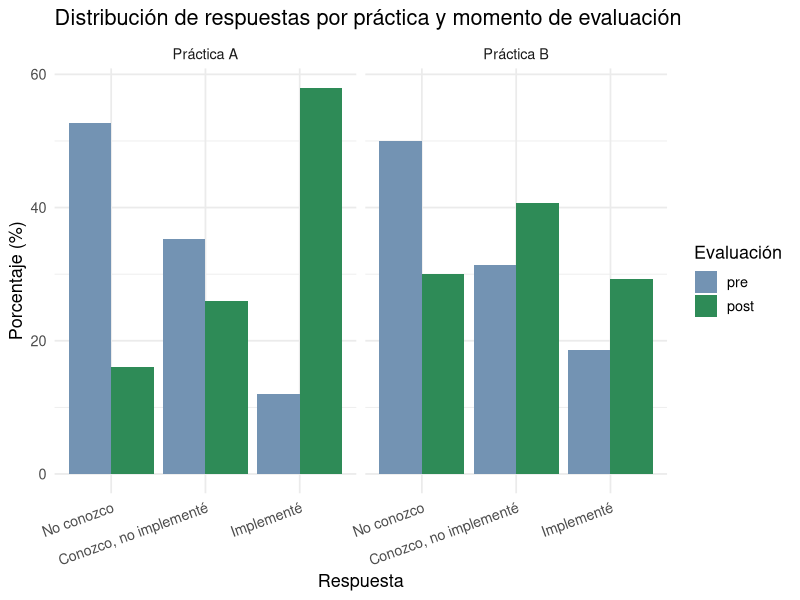

R code for this plot: (Note: this script raises an error after producing the figure.)
## ---- chunk 1

# Instalar paquetes si no los instalaste antes
if (!requireNamespace("ordinal", quietly = TRUE)) install.packages("ordinal")
if (!requireNamespace("emmeans", quietly = TRUE)) install.packages("emmeans")
if (!requireNamespace("tidyverse", quietly = TRUE)) install.packages("tidyverse")

# Cargar paquetes
library(tidyverse)
library(ordinal)
library(emmeans)

## ---- chunk 2

set.seed(42)

# Parámetros
n_participantes <- 150
practicas <- c("Práctica A", "Práctica B")
tiempos <- c("pre", "post")

# Creamos el dataset en formato largo
library(tidyverse)

df <- expand.grid(
  id          = 1:n_participantes,
  practica    = practicas,
  tiempo      = tiempos
) |>
  arrange(id, practica, tiempo)

# Simulamos respuestas ordinales (1, 2, 3)
# En "post", las probabilidades se desplazan hacia categorías más altas
simular_respuesta <- function(tiempo, practica) {
  if (tiempo == "pre") {
    probs <- c(0.50, 0.35, 0.15)
  } else {
    # El efecto del taller varía un poco por práctica
    probs <- case_when(
      practica == "Práctica A" ~ list(c(0.15, 0.35, 0.50)),
      practica == "Práctica B" ~ list(c(0.25, 0.40, 0.35))
    )[[1]]
  }
  sample(1:3, 1, prob = probs)
}

df <- df |>
  rowwise() |>
  mutate(respuesta = simular_respuesta(tiempo, practica)) |>
  ungroup()

# Convertimos a factor ordinal
df <- df |>
  mutate(
    respuesta_ord = factor(
      respuesta,
      levels = 1:3,
      labels = c("No conozco", "Conozco, no implementé", "Implementé"),
      ordered = TRUE
    ),
    tiempo   = factor(tiempo, levels = c("pre", "post")),
    practica = factor(practica)
  )

glimpse(df)

## ---- chunk 3

# Frecuencias por tiempo y práctica
df |>
  count(tiempo, practica, respuesta_ord) |>
  group_by(tiempo, practica) |>
  mutate(pct = n / sum(n) * 100) |>
  ggplot(aes(x = respuesta_ord, y = pct, fill = tiempo)) +
  geom_col(position = "dodge") +
  facet_wrap(~practica, ncol = 2) +
  scale_fill_manual(values = c("pre" = "#7393B3", "post" = "#2E8B57")) +
  labs(
    title = "Distribución de respuestas por práctica y momento de evaluación",
    x     = "Respuesta",
    y     = "Porcentaje (%)",
    fill  = "Evaluación"
  ) +
  theme_minimal(base_size = 13) +
  theme(axis.text.x = element_text(angle = 20, hjust = 1))


## ---- chunk 4

# Paso 1: Modelo nulo (solo intercepto aleatorio)
m0 <- clmm(respuesta_ord ~ 1 + (1 | id), data = df)

# Paso 2: Agregar tiempo
m1 <- clmm(respuesta_ord ~ tiempo + (1 | id), data = df)

# Paso 3: Agregar práctica
m2 <- clmm(respuesta_ord ~ tiempo + practica + (1 | id), data = df)

# Paso 4: Agregar la interacción tiempo × práctica
m3 <- clmm(respuesta_ord ~ tiempo * practica + (1 | id), data = df)

# Comparación con LRT
anova(m0, m1, m2, m3)
## ---- chunk 5

# Modelo proporcional (cumulative link)
m_prop <- clm(respuesta_ord ~ tiempo * practica, data = df)

# Modelo no restringido (nominal)
m_nom  <- clm(respuesta_ord ~ 1, nominal = ~ tiempo * practica, data = df)

# LRT: si p > 0.05, el supuesto se sostiene
anova(m_prop, m_nom)
## ---- chunk 6


# Coeficientes en escala log-odds
summary(m3)
cf <- summary(m3)$coefficients

# Extraemos los intervalos de confianza en escala log-odds
ci <- confint(m3)

# Convertimos a data frame
ci_df <- as.data.frame(ci)
ci_df$term <- rownames(ci_df)

# Unimos los IC con los coeficientes
or_tabla <- data.frame(
  term = rownames(cf),
  OR   = exp(cf[, "Estimate"])
) |>
  dplyr::left_join(ci_df, by = "term") |>
  dplyr::rename(
    IC_low  = `2.5 %`,
    IC_high = `97.5 %`
  ) |>
  dplyr::mutate(
    IC_low  = exp(IC_low),
    IC_high = exp(IC_high)
  ) |>
  dplyr::filter(!grepl("\\|", term))  # sacar umbrales

or_tabla



## ---- chunk 7

# Comparación entre prácticas en cada momento por separado
emm <- emmeans(m3, ~ practica | tiempo, mode = "linear.predictor")

pares <- pairs(emm, adjust = "tukey")

confint(pares, type = "response") |>
  as_tibble() |>
  mutate(across(where(is.numeric), ~round(., 3)))

## ---- chunk 8


pares <- pairs(emm, adjust = "tukey", reverse = TRUE)

confint(pares, type = "response") |>
  as_tibble() |>
  mutate(across(where(is.numeric), ~round(., 3)))

## ---- chunk 9


or_plot_data <- or_tabla |>
  mutate(term = case_when(
    term == "tiempopost"                    ~ "Tiempo",
    term == "practicaPráctica B"            ~ "Práctica",
    term == "tiempopost:practicaPráctica B" ~ "Tiempo × Práctica"
  ))

ggplot(or_plot_data, aes(x = OR, y = reorder(term, OR))) +
  geom_vline(xintercept = 1, linetype = "dashed", color = "gray50") +
  geom_errorbarh(aes(xmin = IC_low, xmax = IC_high),
                 height = 0.25, color = "#7393B3", linewidth = 0.8) +
  geom_point(size = 3, color = "#2E8B57") +
  scale_x_log10() +
  labs(
    title = "Odds Ratios del modelo CLMM final",
    x     = "Odds Ratio (escala logarítmica)",
    y     = NULL
  ) +
  theme_minimal(base_size = 13)
